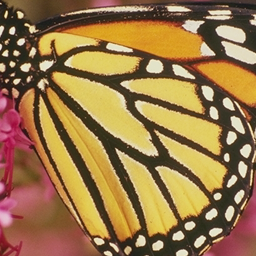
#> input picture RCAN/RCAN_TestCode/OriginalTestData/Set5/butterfly.bmp, 256 x 256 px, given as the content of the folder ../../BPNN/data/LR_trab, which was not available
$ python combine_A_and_B.py   (older library calls are emulated)
#> lines starting #> are read from the running program, lines starting #| are printed output that depends on the picture
import os
import numpy as np
import cv2
import argparse
from multiprocessing import Pool


def image_write(path_A, path_B, path_AB):
    im_A = cv2.imread(path_A, 1) # python2: cv2.CV_LOAD_IMAGE_COLOR; python3: cv2.IMREAD_COLOR
    im_B = cv2.imread(path_B, 1) # python2: cv2.CV_LOAD_IMAGE_COLOR; python3: cv2.IMREAD_COLOR
    im_AB = np.concatenate([im_A, im_B], 1)
    cv2.imwrite(path_AB, im_AB)


parser = argparse.ArgumentParser('create image pairs')
parser.add_argument('--fold_A', dest='fold_A', help='input directory for image A', type=str, default='../../BPNN/data/LR_trab')
parser.add_argument('--fold_B', dest='fold_B', help='input directory for image B', type=str, default='../../BPNN/data/ROI_trab')
parser.add_argument('--fold_AB', dest='fold_AB', help='output directory', type=str, default='./TRAB_AB')
parser.add_argument('--num_imgs', dest='num_imgs', help='number of images', type=int, default=1000000)
parser.add_argument('--use_AB', dest='use_AB', help='if true: (0001_A, 0001_B) to (0001_AB)', action='store_true')
parser.add_argument('--no_multiprocessing', dest='no_multiprocessing', help='If used, chooses single CPU execution instead of parallel execution', action='store_true',default=False)
parser.add_argument('--resize_A', dest='resize_A', help="If true: A is resized to the match the size of B", default = True)
args = parser.parse_args()

for arg in vars(args):
    print('[%s] = ' % arg, getattr(args, arg))

splits = os.listdir(args.fold_A)

if not args.no_multiprocessing:
    pool=Pool()

for sp in splits:
    img_fold_A = os.path.join(args.fold_A, sp)
    img_fold_B = os.path.join(args.fold_B, sp)
    img_list = os.listdir(img_fold_A)
    print("number of images : ", len(img_list))
    if args.use_AB:
        img_list = [img_path for img_path in img_list if '_A.' in img_path]

    num_imgs = min(args.num_imgs, len(img_list))
    print('split = %s, use %d/%d images' % (sp, num_imgs, len(img_list)))
    img_fold_AB = os.path.join(args.fold_AB, sp)
    if not os.path.isdir(img_fold_AB):
        os.makedirs(img_fold_AB)
    print('split = %s, number of images = %d' % (sp, num_imgs))
    for n in range(num_imgs):
        name_A = img_list[n]
        path_A = os.path.join(img_fold_A, name_A)
        if args.use_AB:
            name_B = name_A.replace('_A.', '_B.')
        else:
            name_B = name_A
        path_B = os.path.join(img_fold_B, name_B)
        if os.path.isfile(path_A) and os.path.isfile(path_B):
            name_AB = name_A
            if args.use_AB:
                name_AB = name_AB.replace('_A.', '.')  # remove _A
            path_AB = os.path.join(img_fold_AB, name_AB)
            if not args.no_multiprocessing:
                print("no multi")
                pool.apply_async(image_write, args=(path_A, path_B, path_AB))
#> in image_write, im_A is the input picture: shape (256, 256, 3); mean B, G, R 72.8, 119.2, 153
#> in image_write, `im_AB = np.concatenate([im_A, im_B], 1)`:
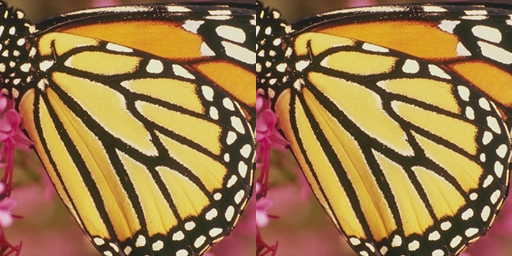
#> im_AB: shape (256, 512, 3); mean B, G, R 72.8, 119.2, 153
            else:
                print("we should be here")
                im_A = cv2.imread(path_A, 1) # python2: cv2.CV_LOAD_IMAGE_COLOR; python3: cv2.IMREAD_COLOR
                im_B = cv2.imread(path_B, 1) # python2: cv2.CV_LOAD_IMAGE_COLOR; python3: cv2.IMREAD_COLOR
                if args.resize_A == True:
                    height,width,n_channels = im_B.shape
                    im_A = cv2.resize(im_A,(height,width),interpolation = cv2.INTER_CUBIC)
                im_AB = np.concatenate([im_A, im_B], 1)
                cv2.imwrite(path_AB, im_AB)
if not args.no_multiprocessing:
    pool.close()
    pool.join()

$ run again, on RCAN/RCAN_TestCode/OriginalTestData/Set5/head.bmp
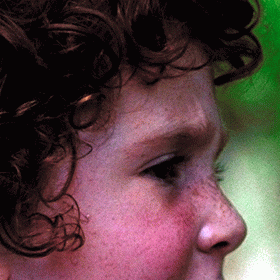
#> input picture RCAN/RCAN_TestCode/OriginalTestData/Set5/head.bmp, 280 x 280 px, given as the content of the folder ../../BPNN/data/LR_trab, which was not available
#> in image_write, im_A is the input picture: shape (280, 280, 3); mean B, G, R 65.7, 64.9, 88.5
#> in image_write, `im_AB = np.concatenate([im_A, im_B], 1)`:
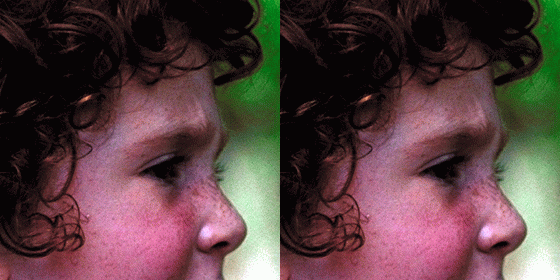
#> im_AB: shape (280, 560, 3); mean B, G, R 65.7, 64.9, 88.5

$ run again, on RCAN/RCAN_TestCode/OriginalTestData/Set5/woman.bmp
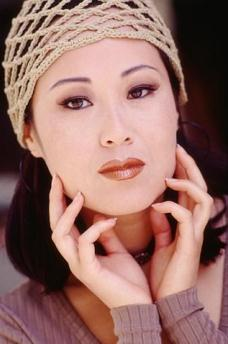
#> input picture RCAN/RCAN_TestCode/OriginalTestData/Set5/woman.bmp, 228 x 344 px, given as the content of the folder ../../BPNN/data/LR_trab, which was not available
#> in image_write, im_A is the input picture: shape (344, 228, 3); mean B, G, R 103.1, 110.2, 150.6
#> in image_write, `im_AB = np.concatenate([im_A, im_B], 1)`:
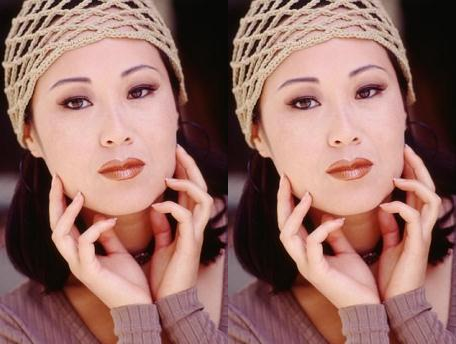
#> im_AB: shape (344, 456, 3); mean B, G, R 103.1, 110.2, 150.6
